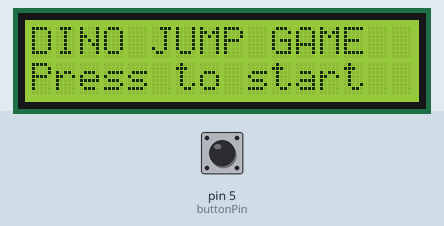
Simulated run of this sketch. Board: Arduino Uno, built with avr-gcc and run on an emulated ATmega328P. On the bench: 16×2 character LCD. Inputs (shaded band) come from the test bench; at power-on: pin 5 (buttonPin) HIGH.

Above: at 0.8 s.
0.9 s: pin 5 (buttonPin) pulled LOW for 0.15 s
At 1.08 s:
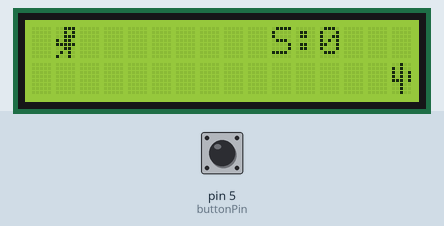
3.3 s: pin 5 (buttonPin) pulled LOW for 3.2 s
At 8.06 s:
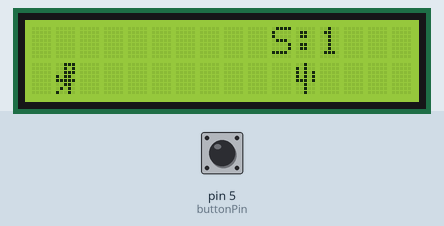
9.5 s: pin 5 (buttonPin) pulled LOW for 3.2 s
At 9.71 s:
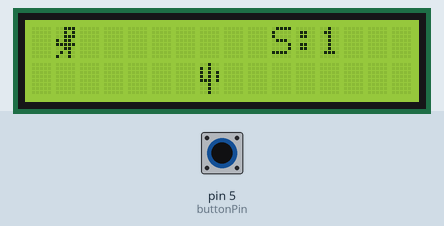
15.7 s: pin 5 (buttonPin) pulled LOW for 1 s
At 17.37 s:
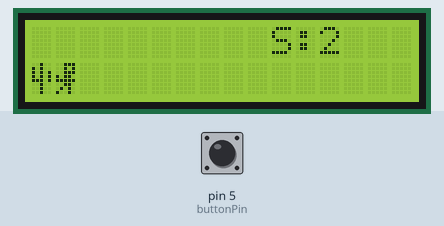
19.7 s: pin 5 (buttonPin) pulled LOW for 3.2 s
At 20.09 s:
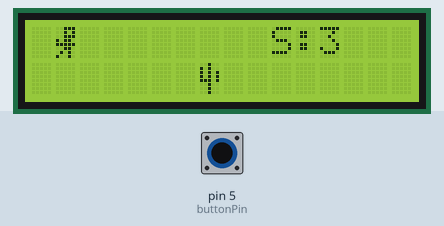
25.9 s: pin 5 (buttonPin) driven LOW
At 26.28 s:
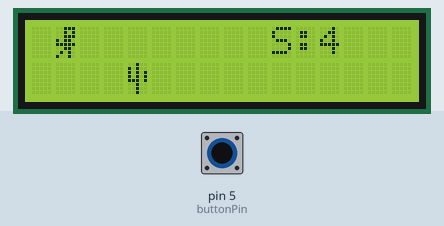

Measured:
- after the input at 0.9 s, the display: changes at once (image 1)
- after the input at 3.3 s, the display: first changes after 0.09 s (image 2 shows a later state)
- after the input at 9.5 s, the display: changes after 0.07 s (image 3)
- after the input at 15.7 s, the display: first changes at once (image 4 shows a later state)
- after the input at 19.7 s, the display: changes after 0.25 s (image 5)
- after the input at 25.9 s, the display: changes after 0.23 s (image 6)

The sketch:

dinoGame.ino
```cpp
#include <LiquidCrystal.h>

// LCD pins from your starter code
LiquidCrystal lcd(7, 8, 9, 10, 11, 12);

// Button
const int buttonPin = 5;

// Game settings
const int playerCol = 1;
int obstacleCol = 15;

bool isJumping = false;
unsigned long jumpStartTime = 0;
const unsigned long jumpDuration = 500;

unsigned long lastMoveTime = 0;
int moveDelay = 350;

int score = 0;
bool gameOver = false;

// Custom character: little dinosaur/player
byte dino[8] = {
  B00111,
  B00101,
  B00111,
  B10110,
  B11111,
  B00110,
  B01010,
  B10010
};

// Custom character: cactus/obstacle
byte cactus[8] = {
  B00100,
  B10100,
  B10101,
  B10101,
  B11101,
  B00100,
  B00100,
  B00100
};

void setup() {
  lcd.begin(16, 2);

  pinMode(buttonPin, INPUT_PULLUP);

  lcd.createChar(0, dino);
  lcd.createChar(1, cactus);

  showStartScreen();

  // Wait for button press to start
  while (digitalRead(buttonPin) == HIGH) {
    delay(10);
  }

  startGame();
}

void loop() {
  if (gameOver) {
    if (digitalRead(buttonPin) == LOW) {
      delay(250);
      startGame();
    }
    return;
  }

  handleJump();
  updateJump();
  moveObstacle();
  drawGame();
}

void showStartScreen() {
  lcd.clear();
  lcd.setCursor(0, 0);
  lcd.print("DINO JUMP GAME");
  lcd.setCursor(0, 1);
  lcd.print("Press to start");
}

void startGame() {
  obstacleCol = 15;
  isJumping = false;
  score = 0;
  moveDelay = 350;
  gameOver = false;
  lastMoveTime = millis();

  lcd.clear();
}

void handleJump() {
  if (digitalRead(buttonPin) == LOW && !isJumping) {
    isJumping = true;
    jumpStartTime = millis();
  }
}

void updateJump() {
  if (isJumping && millis() - jumpStartTime > jumpDuration) {
    isJumping = false;
  }
}

void moveObstacle() {
  if (millis() - lastMoveTime >= moveDelay) {
    lastMoveTime = millis();

    obstacleCol--;

    if (obstacleCol < 0) {
      obstacleCol = 15;
      score++;

      // Make game slightly faster as score increases
      if (moveDelay > 150) {
        moveDelay -= 10;
      }
    }

    checkCollision();
  }
}

void checkCollision() {
  int playerRow = isJumping ? 0 : 1;
  int obstacleRow = 1;

  if (obstacleCol == playerCol && playerRow == obstacleRow) {
    endGame();
  }
}

void drawGame() {
  lcd.clear();

  // Draw score
  lcd.setCursor(10, 0);
  lcd.print("S:");
  lcd.print(score);

  // Draw player
  int playerRow = isJumping ? 0 : 1;
  lcd.setCursor(playerCol, playerRow);
  lcd.write(byte(0));

  // Draw obstacle
  lcd.setCursor(obstacleCol, 1);
  lcd.write(byte(1));
}

void endGame() {
  gameOver = true;

  lcd.clear();
  lcd.setCursor(0, 0);
  lcd.print("GAME OVER");
  lcd.setCursor(0, 1);
  lcd.print("Score: ");
  lcd.print(score);

  delay(1000);

  lcd.clear();
  lcd.setCursor(0, 0);
  lcd.print("Press button");
  lcd.setCursor(0, 1);
  lcd.print("to restart");
}
```
